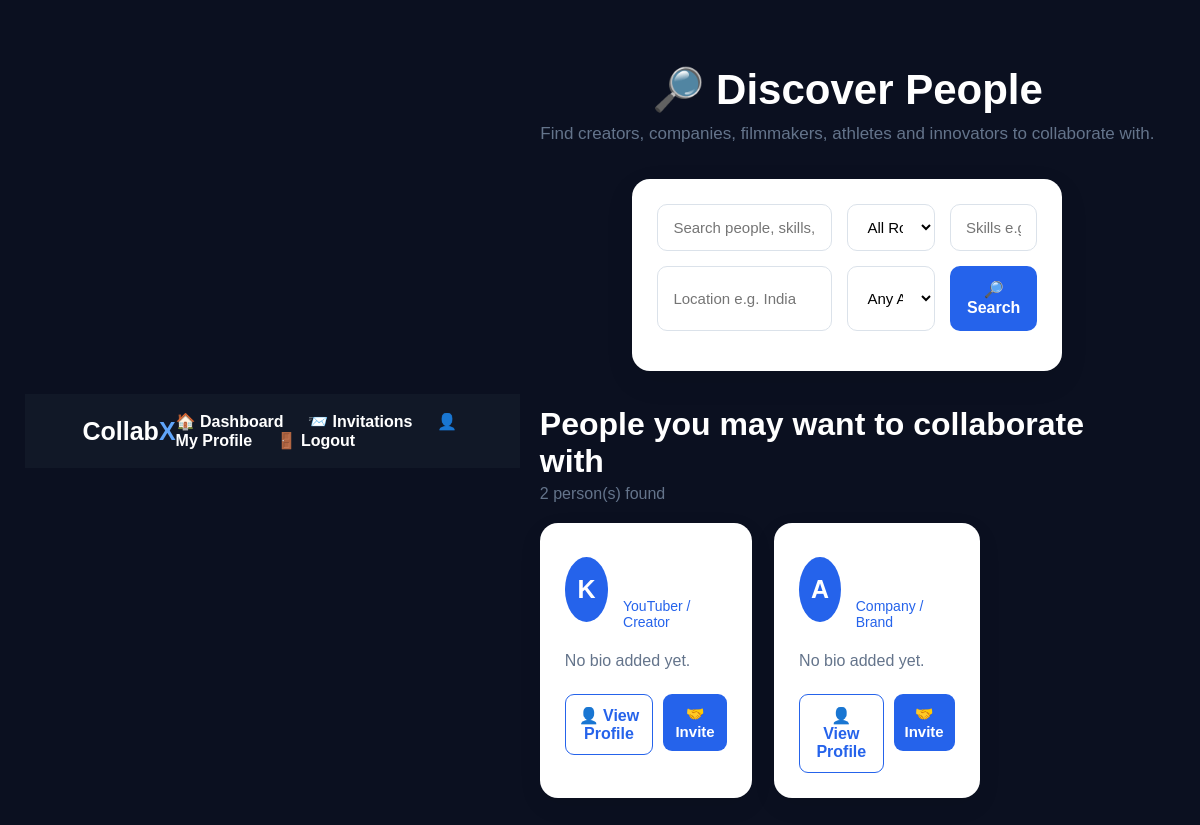
The app's page /discover (signed in) with its own data.
### tables this page shows
CREATE TABLE users (

            id INTEGER PRIMARY KEY AUTOINCREMENT,

            first_name TEXT NOT NULL,

            last_name TEXT NOT NULL,

            email TEXT UNIQUE NOT NULL,

            role TEXT NOT NULL,

            password TEXT NOT NULL,

            created_at TIMESTAMP DEFAULT CURRENT_TIMESTAMP

        );

### app.py (the view, shortened to what this page needs)
@app.route("/discover")
def discover():
    if "user_id" not in session:
        return redirect(
            url_for("login")
        )
    search = request.args.get(
        "search",
        ""
    ).strip()
    role = request.args.get(
        "role",
        ""
    ).strip()
    skills = request.args.get(
        "skills",
        ""
    ).strip()
    location = request.args.get(
        "location",
        ""
    ).strip()
    availability = request.args.get(
        "availability",
        ""
    ).strip()
    query = """
        SELECT
            users.id,
            users.first_name,
            users.last_name,
            users.email,
            users.role,

            profiles.profile_picture,
            profiles.bio,
            profiles.skills,
            profiles.looking_for,
            profiles.location,
            profiles.availability

        FROM users

        LEFT JOIN profiles
        ON users.id = profiles.user_id

        WHERE users.id != ?
    """
    parameters = [
        session["user_id"]
    ]
    query += """
        ORDER BY users.first_name ASC
    """
    connection = get_db()
    users = connection.execute(
        query,
        parameters
    ).fetchall()
    connection.close()
    return render_template(
        "discover.html",
        users=users,
        search=search,
        role=role,
        skills=skills,
        location=location,
        availability=availability
    )

### app.py (called while the page is built)
def get_db():
    connection = sqlite3.connect(
        "collabx.db"
    )
    connection.row_factory = sqlite3.Row
    return connection

@app.context_processor
def inject_unread_messages():
    if "user_id" not in session:
        return {
            "unread_messages": 0,
            "unread_invitations": 0
        }
    connection = get_db()
    unread_messages = connection.execute("""
        SELECT COUNT(*) AS count
        FROM messages
        WHERE receiver_id = ?
        AND is_read = 0
    """, (session["user_id"],)).fetchone()["count"]
    unread_invitations = connection.execute("""
        SELECT COUNT(*) AS count
        FROM invitations
        WHERE receiver_id = ?
        AND status = 'pending'
    """, (session["user_id"],)).fetchone()["count"]
    connection.close()
    return {
        "unread_messages": unread_messages,
        "unread_invitations": unread_invitations
    }

### templates/discover.html (shortened to what this page needs)
<!DOCTYPE html>
<html lang="en">
<head>
    <link
        rel="stylesheet"
        href="{{ url_for('static', filename='style.css') }}"
    >
</head>
<body>
<nav style="
    background:#111827;
    padding:18px 5%;
    display:flex;
    justify-content:space-between;
    align-items:center;
">
    <a
        href="/dashboard"
        style="
            color:white;
            font-size:25px;
            font-weight:bold;
            text-decoration:none;
        "
    >
        Collab<span style="color:#60a5fa;">X</span>
    </a>
    <div>
        <a
            href="/dashboard"
            style="
                color:white;
                margin-right:20px;
                text-decoration:none;
            "
        >
            🏠 Dashboard
        </a>
        <a
            href="/invitations"
            style="
                color:white;
                margin-right:20px;
                text-decoration:none;
            "
        >
            📨 Invitations
        </a>
        <a
            href="/profile"
            style="
                color:white;
                margin-right:20px;
                text-decoration:none;
            "
        >
            👤 My Profile
        </a>
        <a
            href="/logout"
            style="
                color:white;
                text-decoration:none;
            "
        >
            🚪 Logout
        </a>
    </div>
</nav>
<div class="discover-page">
    <div class="discover-header">
        <h1>
            🔎 Discover People
        </h1>
        <p>
            Find creators, companies,
            filmmakers, athletes and innovators
            to collaborate with.
        </p>
    </div>
    <form
        action="/discover"
        method="GET"
        class="search-box"
    >
        <div class="search-row">
            <input
                type="text"
                name="search"
                placeholder="Search people, skills, roles..."
                value="{{ search }}"
            >
            <select name="role">
                <option value="">
                    All Roles
                </option>
            </select>
            <input
                type="text"
                name="skills"
                placeholder="Skills e.g. Python"
                value="{{ skills }}"
            >
        </div>
        <div class="search-row">
            <input
                type="text"
                name="location"
                placeholder="Location e.g. India"
                value="{{ location }}"
            >
            <select name="availability">
                <option value="">
                    Any Availability
                </option>
            </select>
            <button
                type="submit"
                class="search-button"
            >
                🔎 Search
            </button>
        </div>
    </form>
    <div class="results-title">
        <h2>
            People you may want to collaborate with
        </h2>
        <p>
            {{ users|length }} person(s) found
        </p>
    </div>
    {% if users %}
    <div class="people-grid">
        {% for person in users %}
        <div class="person-card">
            <div class="person-top">
                {% if person.profile_picture %}
                <img
                    src="{{ url_for(
                        'static',
                        filename=person.profile_picture
                    ) }}"
                    class="profile-image"
                    alt="Profile picture"
                >
                {% else %}
                <div class="profile-placeholder">
                    {{ person.first_name[0]|upper }}
                </div>
                {% endif %}
                <div>
                    <div class="person-name">
                    </div>
                    <div class="person-role">
                        {{ person.role }}
                    </div>
                </div>
            </div>
            {% if person.bio %}
            <div class="bio">
                {{ person.bio }}
            </div>
            {% else %}
            <div class="bio">
                No bio added yet.
            </div>
            {% endif %}
            <div class="card-buttons">
                <a
                    href="{{ url_for(
                        'public_profile',
                        user_id=person.id
                    ) }}"
                    class="view-button"
                >
                    👤 View Profile
                </a>
                <form
                    action="{{ url_for(
                        'invite',
                        user_id=person.id
                    ) }}"
                    method="POST"
                    style="flex:1; margin:0;"
                >
                    <button
                        type="submit"
                        class="invite-button"
                    >
                        🤝 Invite
                    </button>
                </form>
            </div>
        </div>
        {% endfor %}
    </div>
    {% endif %}
</div>
</body>
</html>

### static/style.css (style rules this page uses)
* { margin: 0; padding: 0; box-sizing: border-box; }
body { min-height: 100vh; font-family: Arial, Helvetica, sans-serif; background: #0b1020; display: flex; align-items: center; justify-content: center; padding: 25px; color: white; }
form { width: 100%; max-width: 430px; margin: auto; }
h2 { font-size: 32px; margin-bottom: 8px; }
input, select { width: 100%; padding: 13px; border-radius: 10px; border: 1px solid #cbd5e1; font-size: 14px; outline: none; background: white; }
a { color: #2563eb; text-decoration: none; font-weight: 600; }
button { width: 100%; padding: 14px; border: none; border-radius: 10px; background: #2563eb; color: white; font-size: 15px; font-weight: bold; cursor: pointer; transition: 0.2s; }
.profile-placeholder { width: 110px; height: 110px; border-radius: 50%; background: #2563eb; color: white; display: flex; align-items: center; justify-content: center; font-size: 42px; font-weight: bold; }

### templates/discover.html (style rules this page uses)
.discover-page { max-width: 1200px; margin: 0 auto; padding: 40px 20px; }
.discover-header { text-align: center; margin-bottom: 35px; }
.discover-header h1 { font-size: 42px; margin-bottom: 10px; }
.discover-header p { color: #64748b; font-size: 17px; }
.search-box { background: white; padding: 25px; border-radius: 18px; box-shadow: 0 10px 30px rgba(0,0,0,0.08); margin-bottom: 35px; }
.search-row { display: grid; grid-template-columns: 2fr 1fr 1fr; gap: 15px; margin-bottom: 15px; }
.search-row input, .search-row select { width: 100%; padding: 13px 15px; border: 1px solid #dbe2ea; border-radius: 10px; font-size: 15px; box-sizing: border-box; }
.search-button { width: 100%; padding: 14px; border: none; border-radius: 10px; background: #2563eb; color: white; font-size: 16px; font-weight: bold; cursor: pointer; }
.results-title { margin-bottom: 20px; }
.results-title h2 { margin-bottom: 5px; }
.results-title p { color: #64748b; }
.people-grid { display: grid; grid-template-columns: repeat(3, 1fr); gap: 22px; }
.person-card { background: white; border-radius: 18px; padding: 25px; box-shadow: 0 8px 25px rgba(0,0,0,0.07); }
.person-top { display: flex; align-items: center; gap: 15px; margin-bottom: 18px; }
.profile-placeholder { width: 65px; height: 65px; border-radius: 50%; background: #2563eb; color: white; display: flex; align-items: center; justify-content: center; font-size: 25px; font-weight: bold; }
.person-name { font-size: 20px; font-weight: bold; }
.person-role { color: #2563eb; font-size: 14px; margin-top: 4px; }
.bio { color: #64748b; line-height: 1.6; margin-bottom: 15px; }
.card-buttons { display: flex; gap: 10px; margin-top: 20px; }
.view-button, .invite-button { flex: 1; text-align: center; padding: 11px; border-radius: 9px; text-decoration: none; font-weight: bold; cursor: pointer; box-sizing: border-box; }
.view-button { border: 1px solid #2563eb; color: #2563eb; background: white; }
.invite-button { border: none; background: #2563eb; color: white; }

### records on screen
users: first_name "K", role "YouTuber / Creator"
users: first_name "A", role "Company / Brand"

### other values on screen
{{ users|length }} "2"
